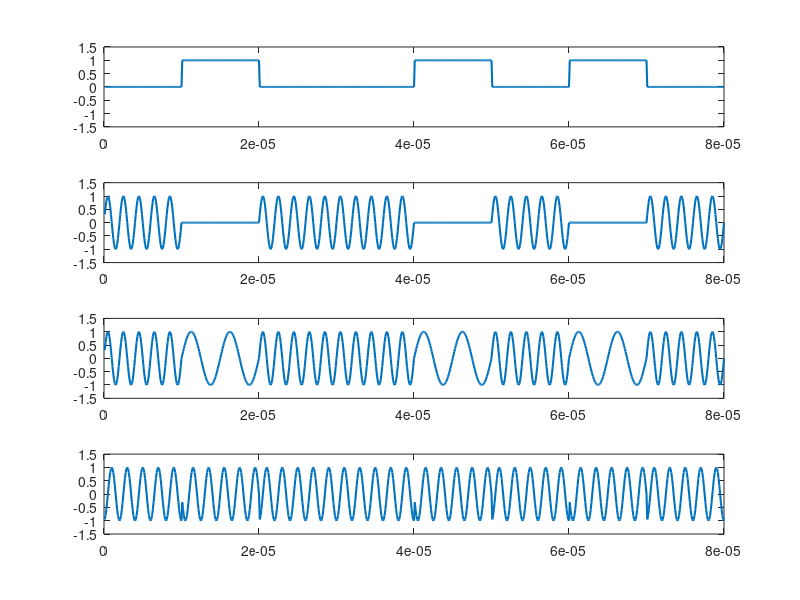

Here is the MATLAB script that generated this plot:
%ASK PSK FSK
clear;
close all;
clc;

data = [1 0 1 1 0 1 0 1];
bp = 0.00001;

bit = [];
for i=1:1:length(data)
    if data(i) == 1
        se = zeros(1,100);
    else
        se = ones(1,100);
    end
    bit = [bit se];
    
end
t1 = bp/100:bp/100:bp*length(data);
subplot(4,1,1);
plot(t1,bit,'Linewidth',1.5);
axis([0,8*bp, -1.5,1.5]);


%ASK
A0 = 0;
A1 = 1;
f = 5/bp;
st = [];
t2 = bp/100:bp/100:bp;
for i=1:1:length(data)
    if data(i) == 1
        y = A1*sin(2*pi*f*t2);
    else
        y = A0*sin(2*pi*f*t2)
    end
    st = [st y];
end
subplot(4,1,2);
plot(t1,st, 'Linewidth',1.5);
axis([0,8*bp,-1.5,1.5]);


%FSK
A = 1;
f1 = 5/bp;
f0 = 2/bp;
st = [];
t2 = bp/100:bp/100:bp;
for i=1:1:length(data)
    if data(i) == 1
        y = A*sin(2*pi*f1*t2);
    else
        y = A*sin(2*pi*f0*t2)
    end
    st = [st y];
end
subplot(4,1,3);
plot(t1,st, 'Linewidth',1.5);
axis([0,8*bp,-1.5,1.5]);

%PSK
A = 1;
f = 5/bp;
st = [];
t2 = bp/100:bp/100:bp;
for i=1:1:length(data)
    if data(i) == 1
        y = -A*cos(2*pi*f*t2);
    else
        y = -A*sin(2*pi*f*t2)
    end
    st = [st y];
end
subplot(4,1,4);
plot(t1,st, 'Linewidth',1.5);
axis([0,8*bp,-1.5,1.5]);

